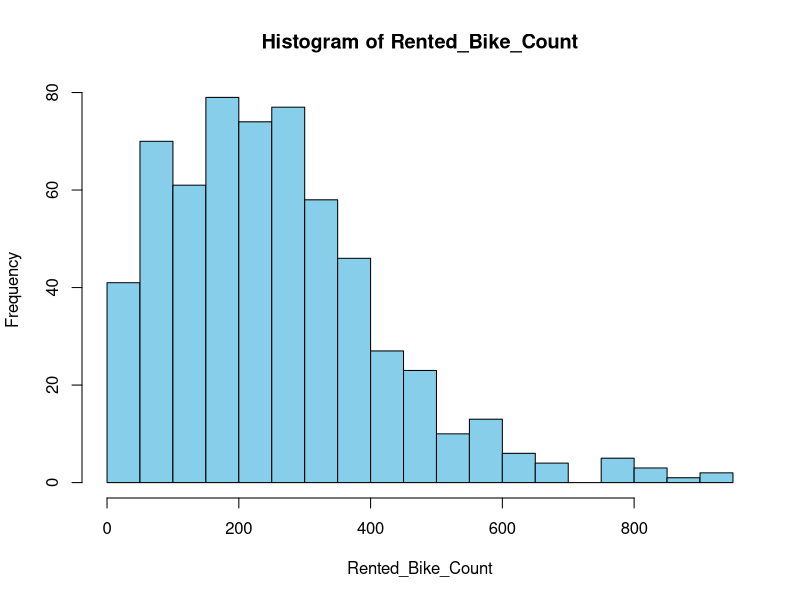
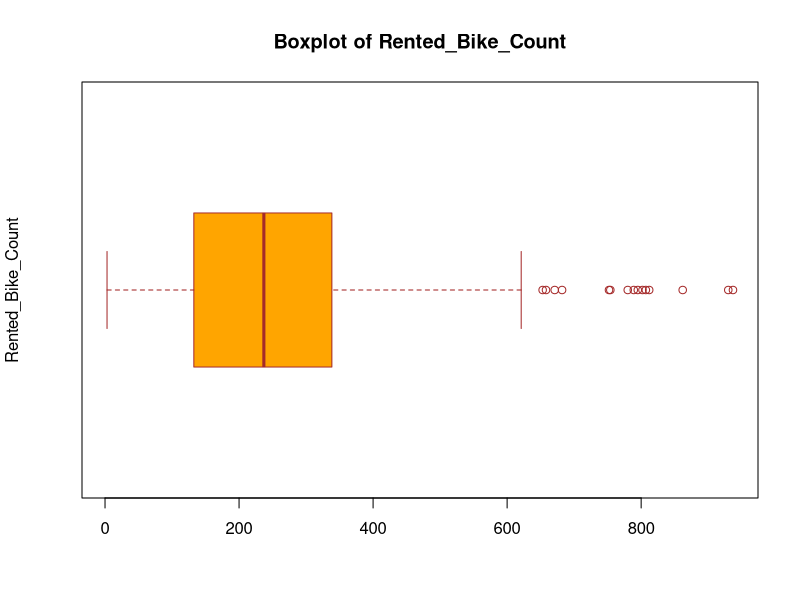
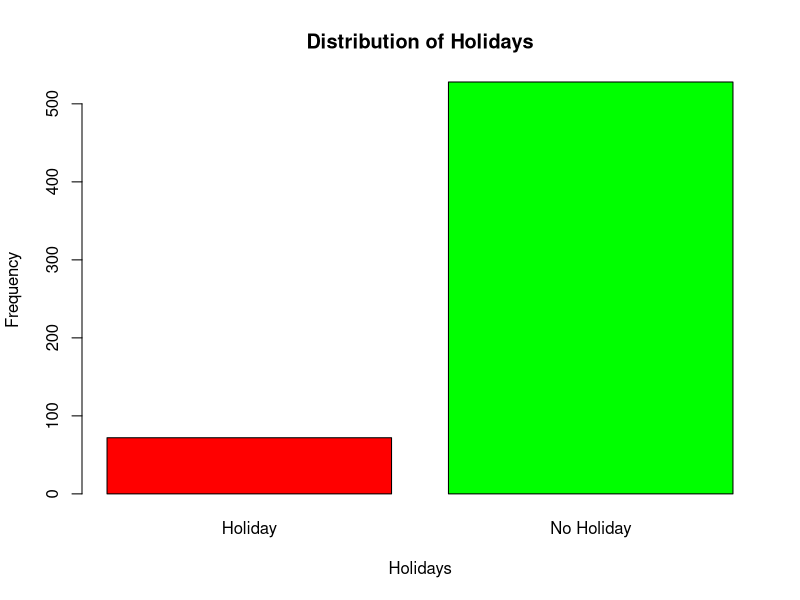
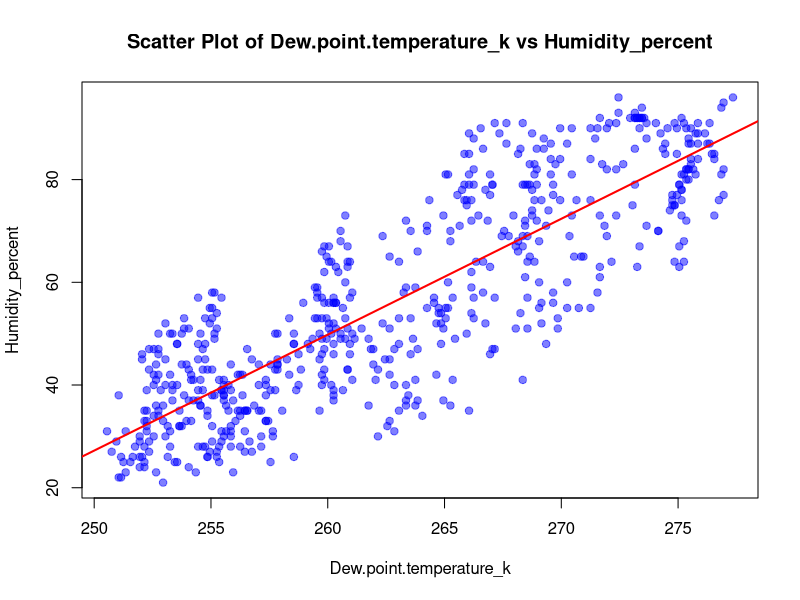
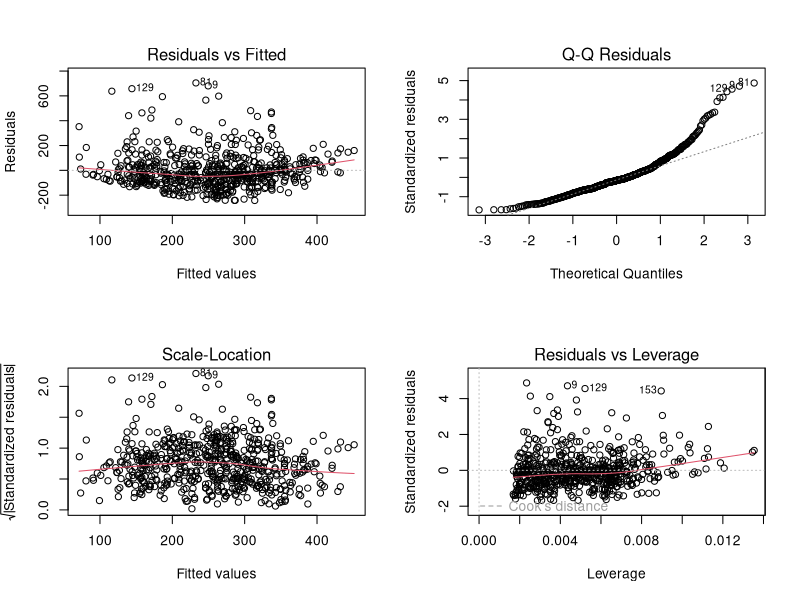
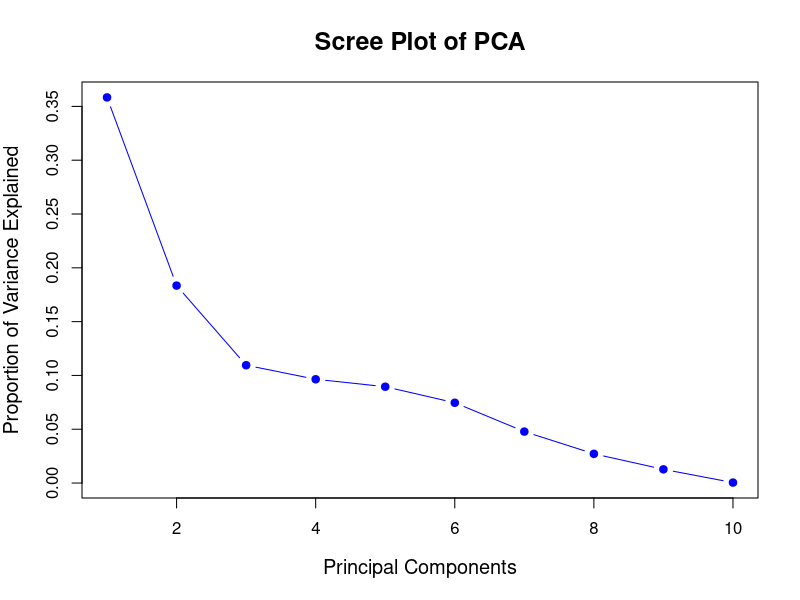
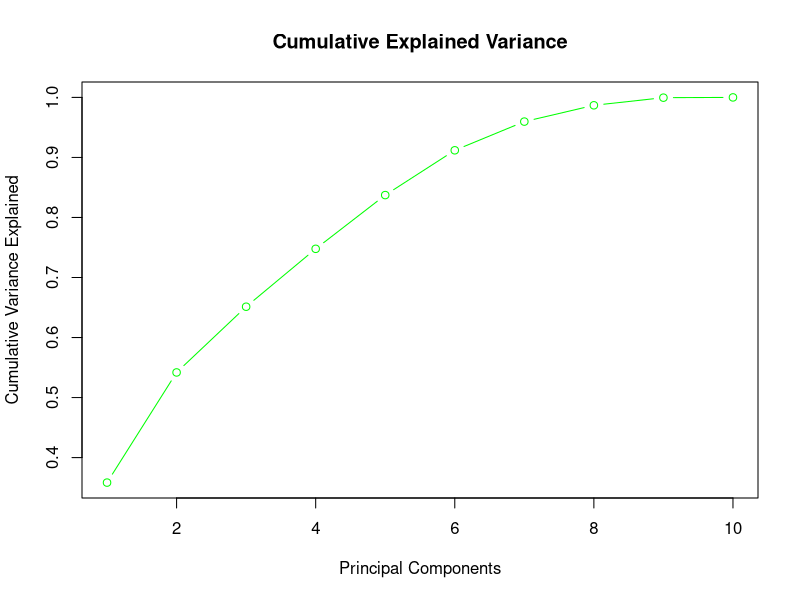
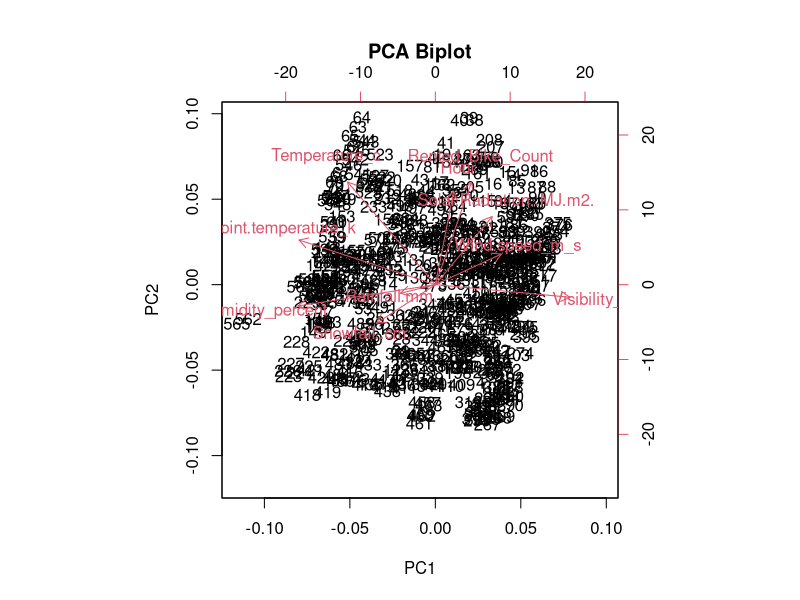

Recreate these plots in R, in order.


if (!requireNamespace("rstudioapi", quietly = TRUE)) install.packages("rstudioapi")
setwd(dirname(rstudioapi::getActiveDocumentContext()$path))
dev.new()

#=====================Data Overview==========================
# Load the combined dataset
bike <- read.csv("SeoulBikeData1.csv")

# Display the structure of the dataset
str(bike)

# Print the number of observations and variables
cat("Number of observations:", nrow(bike), "\n")
cat("Number of variables:", ncol(bike), "\n")
head(bike)

#==================Summary Statistics=========================

# Calculate statistics for 'Rented_Bike_Count'
mean_Rented_Bike_Count <- mean(bike$Rented_Bike_Count, na.rm = TRUE)
median_Rented_Bike_Count <- median(bike$Rented_Bike_Count, na.rm = TRUE)
std_dev_Rented_Bike_Count <- sd(bike$Rented_Bike_Count, na.rm = TRUE)
min_Rented_Bike_Count <- min(bike$Rented_Bike_Count, na.rm = TRUE)
max_Rented_Bike_Count <- max(bike$Rented_Bike_Count, na.rm = TRUE)

# Print the results
cat("Mean:", mean_Rented_Bike_Count, "\n")
cat("Median:", median_Rented_Bike_Count, "\n")
cat("Standard Deviation:", std_dev_Rented_Bike_Count, "\n")
cat("Minimum:", min_Rented_Bike_Count, "\n")
cat("Maximum:", max_Rented_Bike_Count, "\n")

#===============Distribution Visualization====================

# Histogram for 'Rented_Bike_Count'
hist(bike$Rented_Bike_Count, 
     main = "Histogram of Rented_Bike_Count", 
     xlab = "Rented_Bike_Count", 
     col = "skyblue", 
     border = "black", 
     breaks = 20)

# Boxplot for 'residual.sugar'
boxplot(bike$Rented_Bike_Count, 
        main = "Boxplot of Rented_Bike_Count", 
        ylab = "Rented_Bike_Count", 
        col = "orange", 
        border = "brown", 
        horizontal = TRUE)

# Description of the distribution and outliers:
summary(bike$Rented_Bike_Count)
#============== Categorical Variable Analysis======================

# Bar plot for 'type'
barplot(table(bike$Holiday), 
        main = "Distribution of Holidays", 
        xlab = "Holidays", 
        ylab = "Frequency", 
        col = c("red", "green"), 
        border = "black")

# Display the counts for each wine type
table(bike$Holiday)
#=================Correlation Analysis============================

# Calculate the Pearson correlation coefficient
correlation <- cor(bike$Rented_Bike_Count,bike$Humidity_percent, use = "complete.obs", method = "pearson")

# Print the result
cat("Pearson correlation coefficient between Humidity_percent and Dew point temperature_k:", correlation, "\n")
#================Scatter plot=============================


# Scatter plot with trend line for 'fixed.acidity' and 'residual.sugar'
plot(bike$Dew.point.temperature_k, bike$Humidity_percent,
     main = "Scatter Plot of Dew.point.temperature_k vs Humidity_percent",
     xlab = "Dew.point.temperature_k",
     ylab = "Humidity_percent",
     pch = 19,               # Solid circle for points
     col = rgb(0, 0, 1, 0.5)) # Semi-transparent blue color

# Add a trend line
abline(lm(Humidity_percent ~ Dew.point.temperature_k, data = bike), col = "red", lwd = 2)

# Display the correlation coefficient
correlation <- cor(bike$Dew.point.temperature_k, bike$Humidity_percent, use = "complete.obs", method = "pearson")
cat("Pearson correlation coefficient:", correlation, "\n")

#===============linear regression model======================
# Fit a linear regression model predicting 'quality' using 'fixed.acidity' and 'residual.sugar'
model <- lm(Rented_Bike_Count ~ Dew.point.temperature_k + Humidity_percent, data = bike)

# Display the summary of the model
summary(model)
#===============Model Diagnostics============================

# Diagnostic plots for the regression model
par(mfrow = c(2, 2))  # Arrange the plots in a 2x2 grid
plot(model)

# Reset the plotting layout to default
par(mfrow = c(1, 1))
#==============PCA==========================================
# Subset numerical variables from the dataset (excluding categorical variable 'type' and 'quality')
numerical_data <- bike[, sapply(bike, is.numeric)]

# Perform PCA on the numerical data
pca_model <- prcomp(numerical_data, scale. = TRUE)

# Summary of PCA model to get the proportion of variance explained by each component
summary(pca_model)

# Plot the explained variance (Scree plot)

variances <- summary(pca_model)$importance[2,]  # Proportion of variance (row 2 of the summary)

# Plot the scree plot
plot(variances, type = "b", col = "blue", pch = 19, 
     main = "Scree Plot of PCA", 
     xlab = "Principal Components", 
     ylab = "Proportion of Variance Explained", 
     cex.main = 1.5, cex.lab = 1.2)


# Optional: Cumulative variance plot
plot(cumsum(pca_model$sdev^2) / sum(pca_model$sdev^2), 
     main = "Cumulative Explained Variance", 
     xlab = "Principal Components", 
     ylab = "Cumulative Variance Explained", 
     type = "b", col = "green")
#=================
# Biplot of the first two principal components
biplot(pca_model, main = "PCA Biplot")

# Display the loadings of the first two principal components
pca_model$rotation[, 1:2]

#==================
